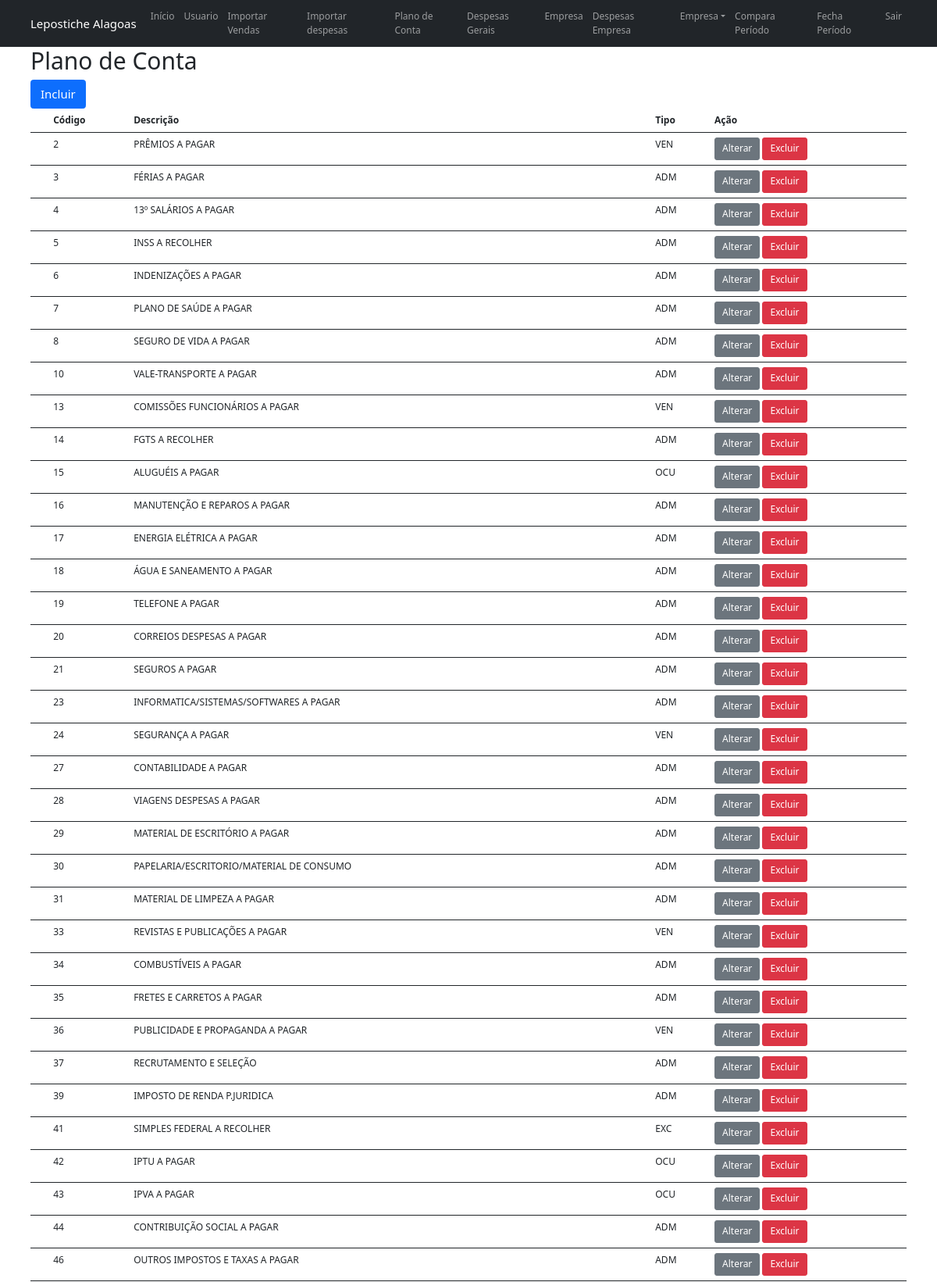
Page /mostra_plano (signed in, upper part) on the committed database.
### leposticheBI/models.py (models this page shows)
class Plano(database.Model):
    id = database.Column(database.Integer ,primary_key=True, nullable=False)
    descricao = database.Column(database.String, nullable=False)
    tipo = database.Column(database.String, nullable=False)

### leposticheBI/routes.py (the view)
@app.route('/mostra_plano')
@login_required
def mostra_plano():
    planos = Plano.query.order_by(Plano.id)
    return render_template('mostra_plano.html', planos=planos)

### leposticheBI/models.py (called while the page is built)
@login_menager.user_loader
def load_usuario(id_usuario):
    return Usuario.query.get(int(id_usuario))

### leposticheBI/templates/mostra_plano.html
{% extends 'base.html' %}
{% block body %}
<div class="container">
     <h1>Plano de Conta</h1>
     <a class="btn btn-primary btn-lg " role="button" aria-disabled="true"
        href="{{ url_for('incluir_plano') }}">Incluir</a>
     <table class="table">
         <thead>
            <tr>
               <th scope="col"></th>
               <th scope="col">Código</th>
               <th scope="col">Descrição</th>
               <th scope="col">Tipo</th>
               <th scope="col">Ação</th>
            </tr>
         </thead>
         {% for plano in planos %}
         <tbody>
                <tr>
                  <th scope="row"></th>
                  <td>{{ plano.id }}</td>
                  <td>{{ plano.descricao }}</td>
                  <td>{{ plano.tipo }}</td>
                  <td>
                   <a class="btn btn-secondary btn-sn " role="button" aria-disabled="true"
                      href="{{ url_for('edita_plano', plano_id=plano.id) }}">Alterar</a>
                   <a class="btn btn-danger btn-sn " role="button" aria-disabled="true"
                      href="{{ url_for('excluir_plano', plano_id=plano.id) }}">Excluir</a>
                   </td>
                </tr>
         </tbody>
         {% endfor %}
     </table>
</div>
{% endblock %}

### leposticheBI/static/main.css (style rules this page uses)
body { background-color: #B3E5FC; border-radius: 10px }

### leposticheBI/templates/base.html (style rules this page uses)
body { background-color: white; }
html { font-size: 12px }

### rows in the picture
Plano: id "2", descricao "PRÊMIOS A PAGAR", tipo "VEN"
Plano: id "3", descricao "FÉRIAS A PAGAR", tipo "ADM"
Plano: id "4", descricao "13º SALÁRIOS A PAGAR", tipo "ADM"
Plano: id "5", descricao "INSS A RECOLHER", tipo "ADM"
Plano: id "6", descricao "INDENIZAÇÕES A PAGAR", tipo "ADM"
Plano: id "7", descricao "PLANO DE SAÚDE A PAGAR", tipo "ADM"
Plano: id "8", descricao "SEGURO DE VIDA A PAGAR", tipo "ADM"
Plano: id "10", descricao "VALE-TRANSPORTE A PAGAR", tipo "ADM"
Plano: id "13", descricao "COMISSÕES FUNCIONÁRIOS A PAGAR", tipo "VEN"
Plano: id "14", descricao "FGTS A RECOLHER", tipo "ADM"
Plano: id "15", descricao "ALUGUÉIS A PAGAR", tipo "OCU"
Plano: id "16", descricao "MANUTENÇÃO E REPAROS A PAGAR", tipo "ADM"
Plano: id "17", descricao "ENERGIA ELÉTRICA A PAGAR", tipo "ADM"
Plano: id "18", descricao "ÁGUA E SANEAMENTO A PAGAR", tipo "ADM"
Plano: id "19", descricao "TELEFONE A PAGAR", tipo "ADM"
Plano: id "20", descricao "CORREIOS DESPESAS A PAGAR", tipo "ADM"
Plano: id "21", descricao "SEGUROS A PAGAR", tipo "ADM"
Plano: id "23", descricao "INFORMATICA/SISTEMAS/SOFTWARES A PAGAR", tipo "ADM"
Plano: id "24", descricao "SEGURANÇA A PAGAR", tipo "VEN"
Plano: id "27", descricao "CONTABILIDADE A PAGAR", tipo "ADM"
Plano: id "28", descricao "VIAGENS DESPESAS A PAGAR", tipo "ADM"
Plano: id "29", descricao "MATERIAL DE ESCRITÓRIO A PAGAR", tipo "ADM"
Plano: id "30", descricao "PAPELARIA/ESCRITORIO/MATERIAL DE CONSUMO", tipo "ADM"
Plano: id "31", descricao "MATERIAL DE LIMPEZA A PAGAR", tipo "ADM"
Plano: id "33", descricao "REVISTAS E PUBLICAÇÕES A PAGAR", tipo "VEN"
Plano: id "34", descricao "COMBUSTÍVEIS A PAGAR", tipo "ADM"
Plano: id "35", descricao "FRETES E CARRETOS A PAGAR", tipo "ADM"
Plano: id "36", descricao "PUBLICIDADE E PROPAGANDA A PAGAR", tipo "VEN"
Plano: id "37", descricao "RECRUTAMENTO E SELEÇÃO", tipo "ADM"
Plano: id "39", descricao "IMPOSTO DE RENDA P.JURIDICA", tipo "ADM"
Plano: id "41", descricao "SIMPLES FEDERAL A RECOLHER", tipo "EXC"
Plano: id "42", descricao "IPTU A PAGAR", tipo "OCU"
Plano: id "43", descricao "IPVA A PAGAR", tipo "OCU"
Plano: id "44", descricao "CONTRIBUIÇÃO SOCIAL A PAGAR", tipo "ADM"
Plano: id "46", descricao "OUTROS IMPOSTOS E TAXAS A PAGAR", tipo "ADM"
